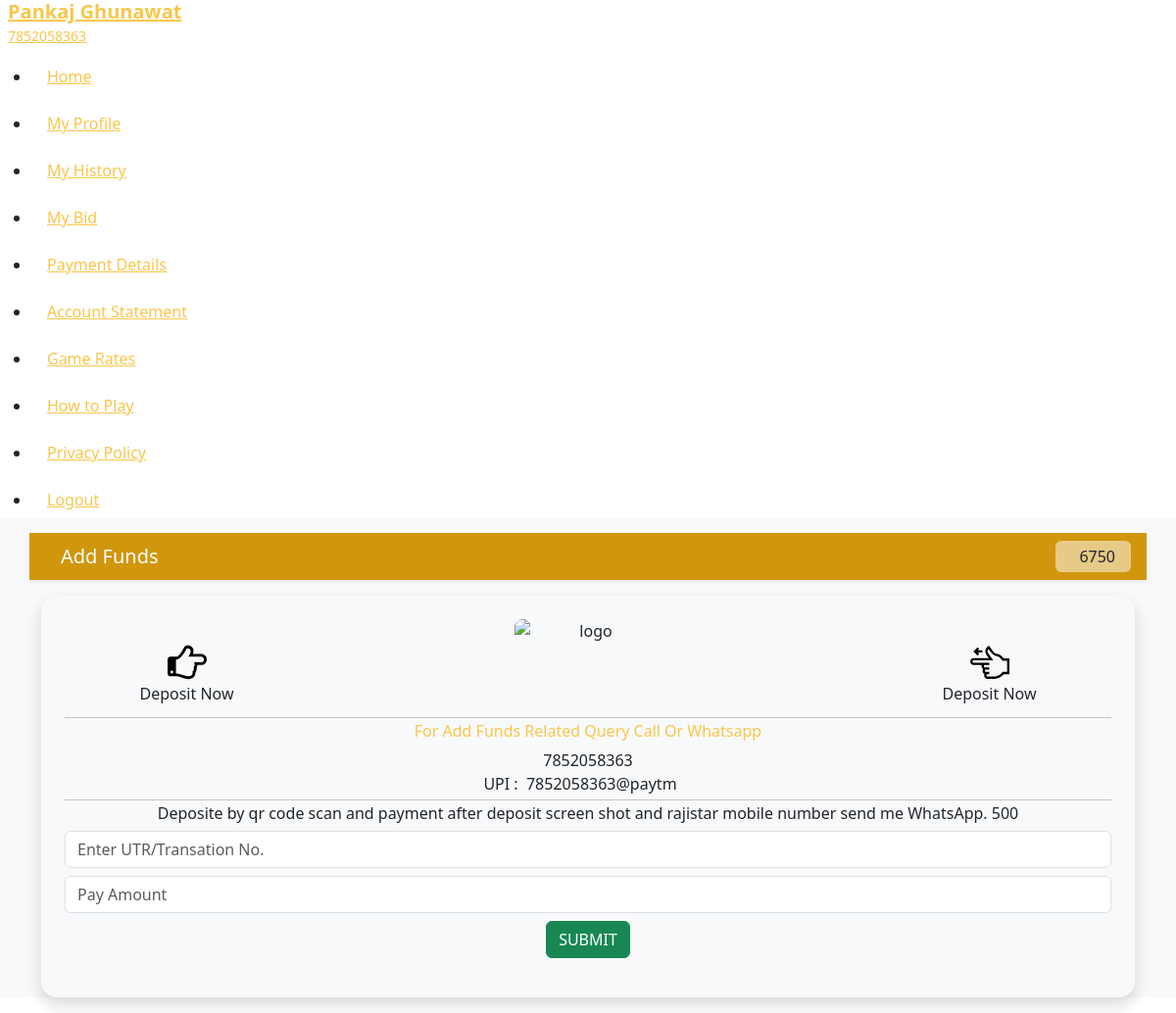
The app's page /addfunds (signed in) with its own data.
### app/models.py (models this page shows, shortened)
class customer(models.Model):
    user=models.ForeignKey(User,on_delete=models.CASCADE)
    name=models.CharField(max_length=225)
    mobile=models.CharField(max_length=225)
    password=models.CharField(max_length=125)
    email=models.CharField(max_length=225,null="",blank=True)
    wallet=models.IntegerField(default=0)
    status=models.CharField(max_length=225,default="no",blank=True)
    join=models.DateTimeField(auto_now_add=True, blank=True)
    def __str__(self):
     return self.user.first_name

class AdminInfo(models.Model):
   whatsapp=models.CharField(max_length=225,null="",blank=True)
   telegram=models.CharField(max_length=225,null="",blank=True)
   support=models.CharField(max_length=225,null="",blank=True)
   bonus=models.CharField(max_length=225,null="",blank=True)
   MinimumDeposit=models.CharField(max_length=225,null="",blank=True)
   MinimumWithdraw=models.CharField(max_length=225,null="",blank=True)
   WithdrawOpenTime=models.CharField(max_length=225,null="",blank=True)
   WithdrawCloseTime=models.CharField(max_length=225,null="",blank=True)
   upi=models.CharField(max_length=225,null="",blank=True)
   barcode=models.ImageField()

### app/views.py (the view)
# urls.py: path('addfunds',views.addfunds,name="addfunds page"),
def addfunds(request):
    if not request.user.is_authenticated:
        return redirect(loginpg)
    sp=AdminInfo.objects.get(id=1)
    user=request.user
    client=customer.objects.get(user=user)
    return render(request,"addfunds.html",{"client":client,"sp":sp})

### templates/addfunds.html (shortened to what this page needs)
<!doctype html>
<html lang="en">
<head>
  <link rel="stylesheet" href="https://dpboss777.co.in/assets/frontend/assets/css/custom.css">
  <link rel="stylesheet" href="https://cdn.jsdelivr.net/npm/boxicons@latest/css/boxicons.min.css" />
  <link rel="stylesheet" href="https://dpboss777.co.in/assets/frontend/assets/css/bootstrap.min.css">
  <link href="https://cdn.jsdelivr.net/npm/remixicon@3.6.0/fonts/remixicon.css" rel="stylesheet">
  <link rel="stylesheet" href="https://cdnjs.cloudflare.com/ajax/libs/izitoast/1.4.0/css/iziToast.css" />
<link rel="stylesheet" href="//cdn.jsdelivr.net/npm/alertifyjs@1.14.0/build/css/alertify.min.css"/>
<link rel="stylesheet" href="//cdn.jsdelivr.net/npm/alertifyjs@1.14.0/build/css/themes/default.min.css"/>
</head>
<body>
  <div class="main-wrapper" id="body-pd">
<div class="sidenav d-flex flex-column justify-content-between" id="nav-bar">
  <div class="sidebody">
    <div class="sidebar-logo">
      <a href="index.html" class="d-flex align-items-center">
        <div class="logo-info">
          <h2 class="fw-bold fs-5 m-0" >{{client}}</h2>
          <small class="m-0">{{client.mobile}}</small>
        </div>
      </a>
    </div>
    <ul class="sidebar-menu" id="nav_accordion">
      <li class="nav-item">
        <a href="/games">
          <span class="mm-text dash-item">Home</span>
        </a>
      </li>
      <li class="nav-item">
        <a href="/myprofile">
          <span class="mm-text dash-item">My Profile</span>
        </a>
      </li>
                <li class="nav-item">
        <a href="/history">
          <span class="mm-text dash-item">My History</span>
        </a>
      </li>
      <li class="nav-item">
        <a href="/bid-history">
          <span class="mm-text dash-item">My Bid</span>
        </a>
      </li>
      <li class="nav-item">
        <a href="/payment">
          <span class="mm-text dash-item">Payment Details</span>
        </a>
      </li>
      <li class="nav-item">
        <a href="/passbook">
          <span class="mm-text dash-item">Account Statement</span>
        </a>
      </li>
      <li class="nav-item">
        <a href="/gameprice">
          <span class="mm-text dash-item">Game Rates</span>
        </a>
      </li>
      <li class="nav-item">
        <a href="/howtoplay">
          <span class="mm-text dash-item">How to Play</span>
        </a>
      </li>
                <li class="nav-item">
        <a href="/privacypolicy">
          <span class="mm-text dash-item">Privacy Policy</span>
        </a>
      </li>
      <li class="nav-item">
          <a href="/Elogout" ><span class="mm-text dash-item">Logout</span></a>
      </li>
    </ul>
  </div>
</div>
    <main class="fullheight bg-light">
        <div class="main-body">
            <div class="home-wraper">
                <div class="container">
                    <div class="row gy-3">
            <div class="col-sm-12 my-3 px-0" style="background-color: #d0960e;">
             <div class=" shadow-sm px-3 py-2 d-flex align-items-center justify-content-between">
              <h5 class="fw-semibild m-0 text-white"><a href="/games"></a>Add Funds</h5>
              <div class="wallet px-3 py-1 rounded-2 bg-white bg-opacity-50">
               <span class="ms-2 fs-6">{{client.wallet}}</span>
            </div>
             </div>
            </div>
          </div>
         <form action="/UserDeposit" method="POST" class="shadow p-4 rounded-4 mb-3"  enctype="multipart/form-data">
    <input type="hidden" name="_token" value="i8ZlcTDjWpmSWLuqChz4S878P2D7tQSR4y5P8GUQ">        <div class="row row-cols-xl-6 row-cols-lg-5 row-cols-md-5 row-cols-sm-5 row-cols-4 gy-2">
      {% if client.status == "yes" %}
      <div class="logo-wrap text-center col-xl-3 col-lg-3 col-md-3 col-3 pt-4">
        <br> Deposit Now
    </div>
    <div class="logo-wrap text-center col-xl-6 col-lg-6 col-md-6 col-6">
        <img src="https://91clubprofit.site/admin_panel/uploads/66b5cada691c2.jpg" alt="logo"  style="width: 150px;" class="rounded-3 mx-auto d-table">
    </div>
    <div class="logo-wrap text-center col-xl-3 col-lg-3 col-md-3 col-3 pt-4">
         <br> Deposit Now
    </div>
    <div class="col-xl-12 col-lg-12 col-md-12 col-12">
        <hr class="my-1">
        <h6 class="text-center text-info">For Add Funds Related Query Call Or Whatsapp</h6>
        <p class="text-center m-0">{{sp.whatsapp}}</p>
        <div class="text-center">UPI : &nbsp;<a onclick="withJquery();"><span id="copyText1" >{{sp.upi}}</span><i class="ri-file-copy-fill px-2"></i><div id="msg"></div></a></div>
        <hr class="my-1">
        <h6 class="text-center">Deposite by qr code scan and payment after deposit screen shot and rajistar mobile number send me WhatsApp. {{sp.MinimumDeposit}}</h6>
      {% endif %}
                  <input type="text" name="utr" class="form-control mt-2" id="" placeholder="Enter UTR/Transation No." required>
                  <input type="number" name="amount" min="{{sp.MinimumDeposit}}" class="form-control mt-2" id="" placeholder="Pay Amount" required min="10">
                  <p class="mx-auto text-center"><button type="submit" class="btn mt-2  btn-success">SUBMIT</button></p>
    </form>
                    </div>
            </div>
        </div>
    </main>
  </div>
</body>
</html>

### records on screen
customer: user.first_name "Pankaj Ghunawat", mobile "7852058363", wallet "6750"
AdminInfo: whatsapp "7852058363", upi "7852058363@paytm", MinimumDeposit "500"
